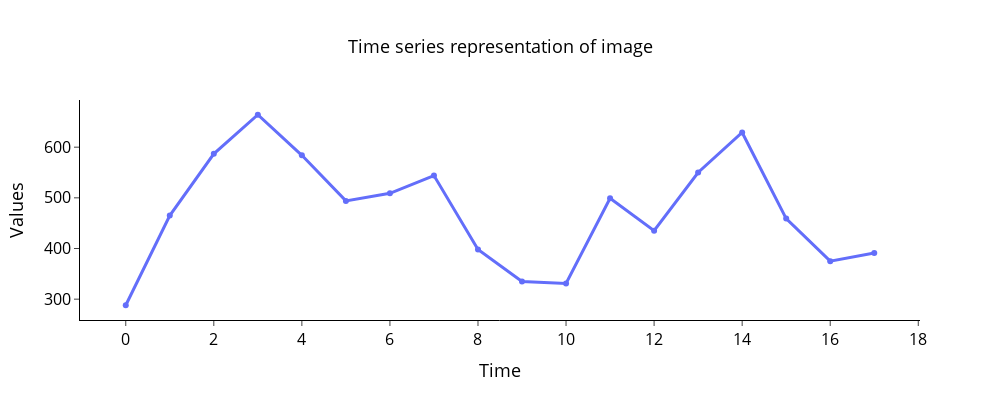

Notebook source saved alongside this figure:
### Markdown cell above
За конвертацию изображения во временной ряд с помощью описанного выше метода отвечает функция `image2ts()` из модуля *image_converter.py*. Прежде чем исходное изображение будет преобразовано во временной ряд, сначала оно должно пройти этап предварительной обработки. Предварительная обработка включает в себя следующие шаги:

<center><img src="https://github.com/mzym/TimeSeriesCourse/blob/main/practice/01%20Basics/img/image_preprocessing.png?raw=true" width="1000"></center>

Предобработка изображения в `image2ts()` осуществляется с помощью функции `_img_preprocess()`. Реализуйте в данной функции все представленные на диаграмме шаги предварительной обработки средствами библиотеки *cv2*. Промежуточные результаты должны совпадать с представленными на диаграмме.

Далее выполните конвертацию изображения во временной ряд, передав в функцию `image2ts()` следующие заданные вами аргументы:
*   исходное загруженное изображение;
*   шаг угла поворота;
*   параметр, определяющий нужно или нет визуализировать изображение с выделенными на нем контуром, центром масс и лучами, проведенными из центра.

Визуализируйте полученный временной ряд.

### Code cell
converter = Image2TimeSeries(angle_step=20)

ts = converter.convert(img, is_visualize=True)

plot_ts(np.array([ts]), plot_title="Time series representation of image")

### Figure 1 — Plotly figure (JSON) as saved in the notebook; plotly's stock layout.template omitted (floating-point values rounded to 4 significant figures)
{"data": [{"line": {"width": 3}, "name": "Time series 0", "type": "scatter", "x": [0, 1, 2, 3, 4, 5, 6, 7, 8, 9, 10, 11, 12, 13, 14, 15, 16, 17], "y": [288, 465, 587, 664, 584, 494, 509, 544, 398, 335, 331, 499, 435, 550, 629, 459, 375, 391]}], "layout": {"height": 400, "legend": {"font": {"color": "black", "size": 16}}, "paper_bgcolor": "rgba(0, 0, 0, 0)", "plot_bgcolor": "rgba(0, 0, 0, 0)", "title": {"font": {"color": "black", "size": 18}, "text": "Time series representation of image", "x": 0.5, "xanchor": "center", "y": 0.9, "yanchor": "top"}, "width": 1000, "xaxis": {"autorange": true, "linecolor": "#000", "linewidth": 1, "range": [-1.039, 18.04], "showgrid": false, "tickfont": {"color": "black", "size": 16}, "ticks": "outside", "tickwidth": 1, "title": {"font": {"color": "black", "size": 18}, "text": "Time"}, "type": "linear"}, "yaxis": {"autorange": true, "linecolor": "#000", "linewidth": 1, "range": [258.9, 693.1], "showgrid": false, "tickfont": {"color": "black", "size": 16}, "ticks": "outside", "tickwidth": 1, "title": {"font": {"color": "black", "size": 18}, "text": "Values"}, "type": "linear", "zeroline": false}}}
